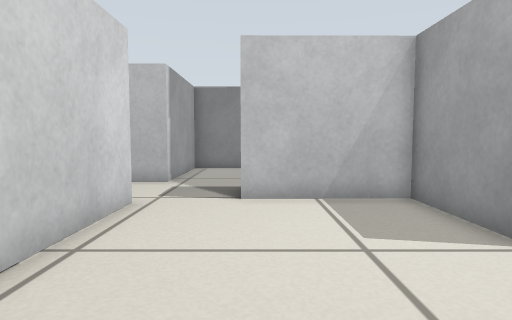
[1] (above)

19 first-person views from a walk through a world built for the Gazebo simulator. The camera is 0.39 m above the floor, tilts 4° down and sees 75° across. The floor is counted in squares, 0.25 m on a side. Each view is taken from the middle of a square. On the plan, view 1 faces up. The plan holds only what a view shows up to about 16 squares ahead; the rest is blank.

[2]
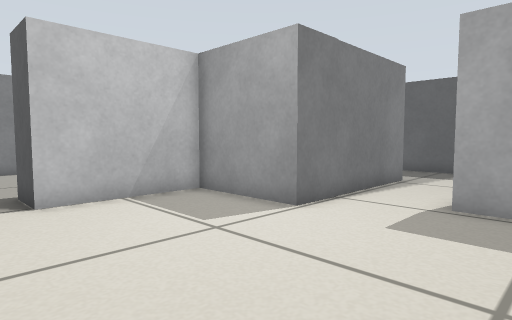

[3]
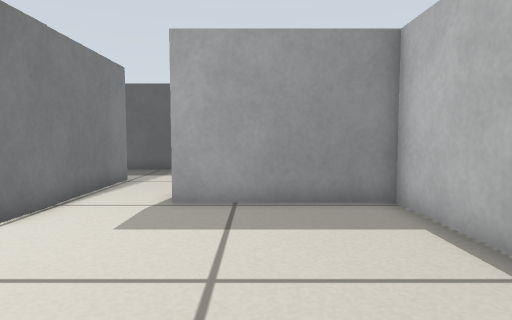

[4]
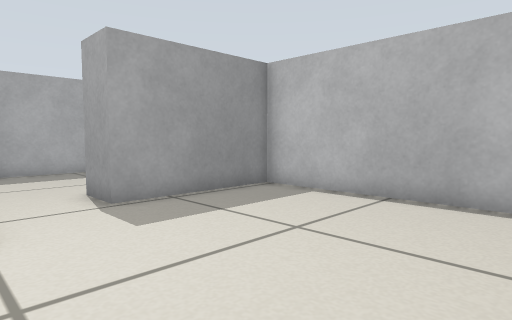

[5]
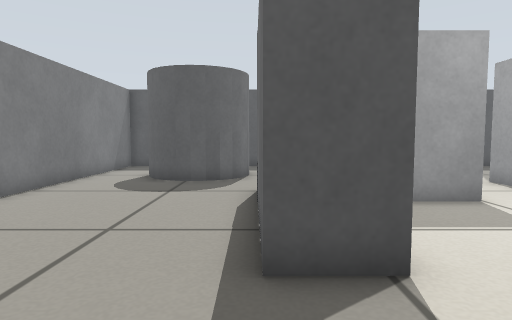

[6]
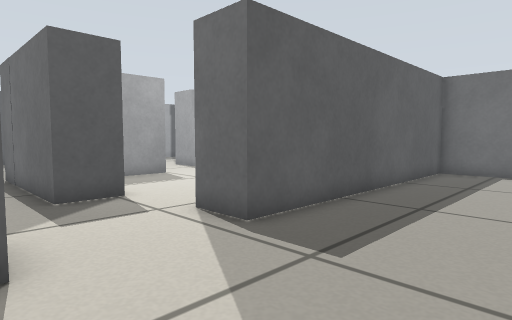

[7]
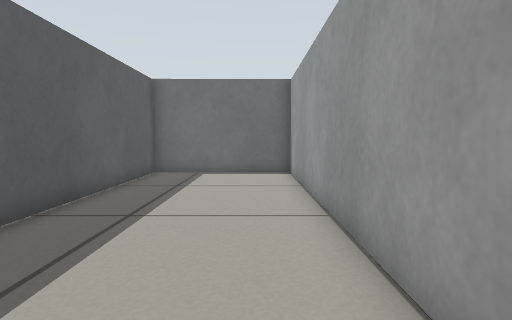

[8]
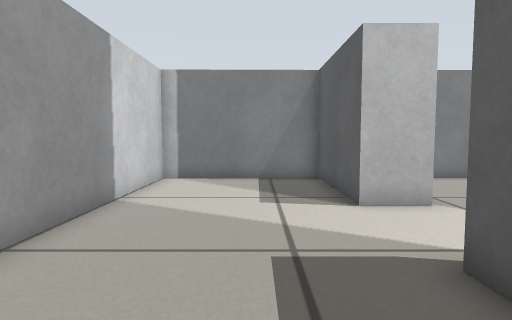

[9]
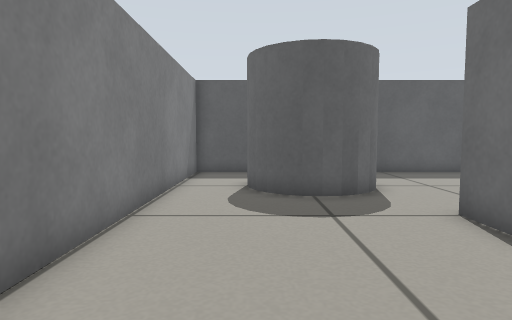

[10]
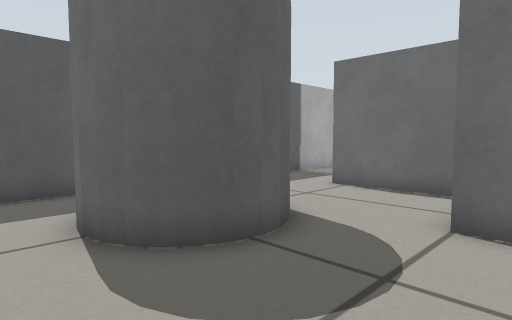

[11]
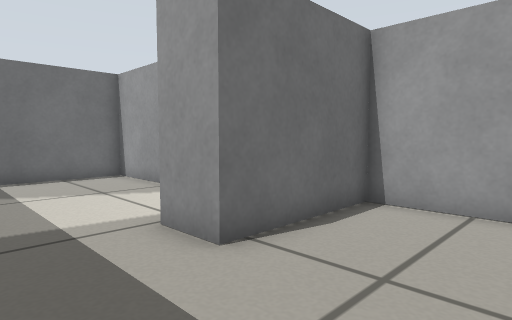

[12]
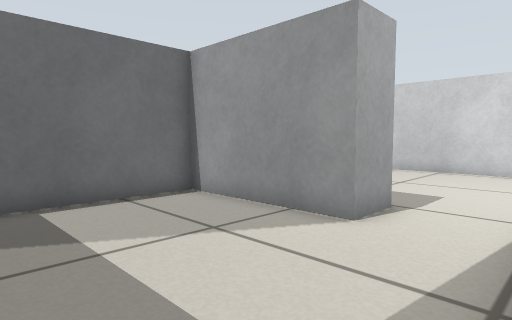

[13]
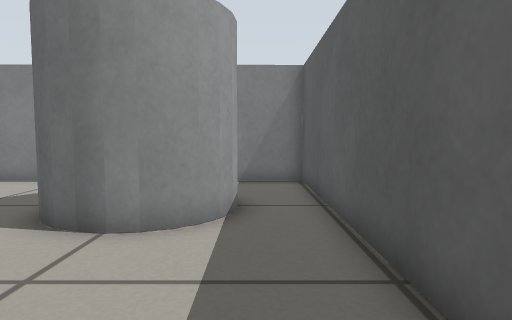

[14]
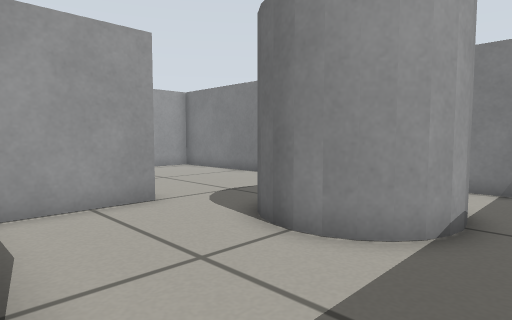

[15]
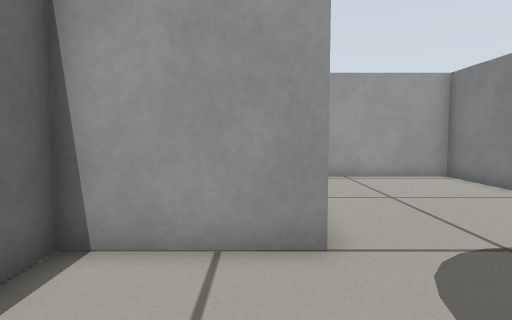

[16]
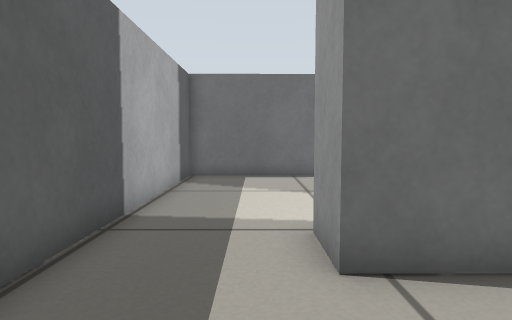

[17]
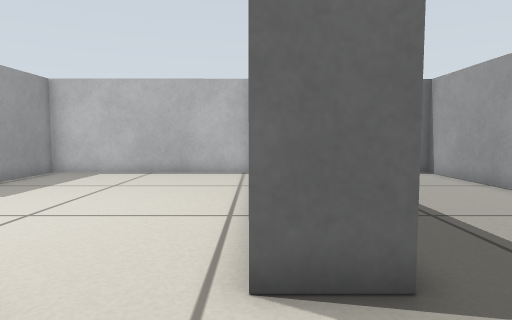

[18]
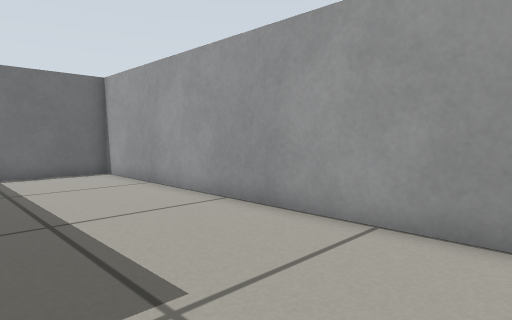

[19]
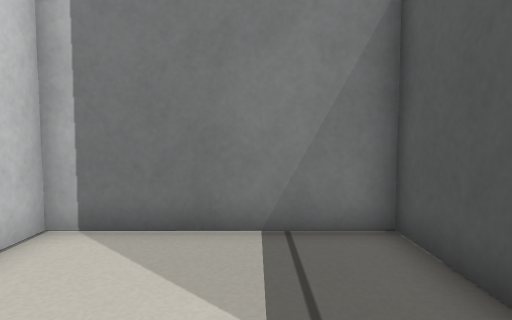

### Floor plan
Key: @ floor where view 1 was taken; # wall or solid block; . floor; B grey box; C grey cylinder.
Columns run from 11 left of view 1 to 14 right of it. Each row starts with its distance up from view 1.
 17 ##########################
 16 #.....B B................#
 15 #.....B B................#
 14 #.....B B...........CC ..#
 13 #.....B B..........C  C..#
 12 #.....BBB..........C  C..#
 11 #..................CCCC..#
 10 #..........BBBBBB...CC...#
  9 #..........B    B........#
  8 #......##..BBBBBB........#
  7 #......##......BB........#
  6 #......##......B BBBBB...#
  5 #......##......B BBBBB...#
  4 #......##................#
  3 #......##................#
  2 #......##........BB......#
  1 #......##........BB......#
  0 #......##..@.....BB......#
 -1 #......##........BB......#
 -2 #......##........BB......#
 -3 #......##########BB#######
 -4 ########

Positions as (right, up) in squares from view 1, and headings:
1: (0, 0), facing up
2: (-2, 0), facing up-right
3: (-2, 0), facing right
4: (-2, 5), facing down-right
5: (-4, 10), facing right
6: (-9, 12), facing down-right
7: (-9, 11), facing down
8: (-7, 4), facing up
9: (-1, 14), facing right
10: (4, 16), facing down-right
11: (13, 10), facing down-left
12: (13, 5), facing down-left
13: (12, 5), facing up
14: (13, 6), facing up-left
15: (10, 9), facing left
16: (11, 10), facing down
17: (-3, 11), facing down
18: (-5, 11), facing down-left
19: (-7, 11), facing up
